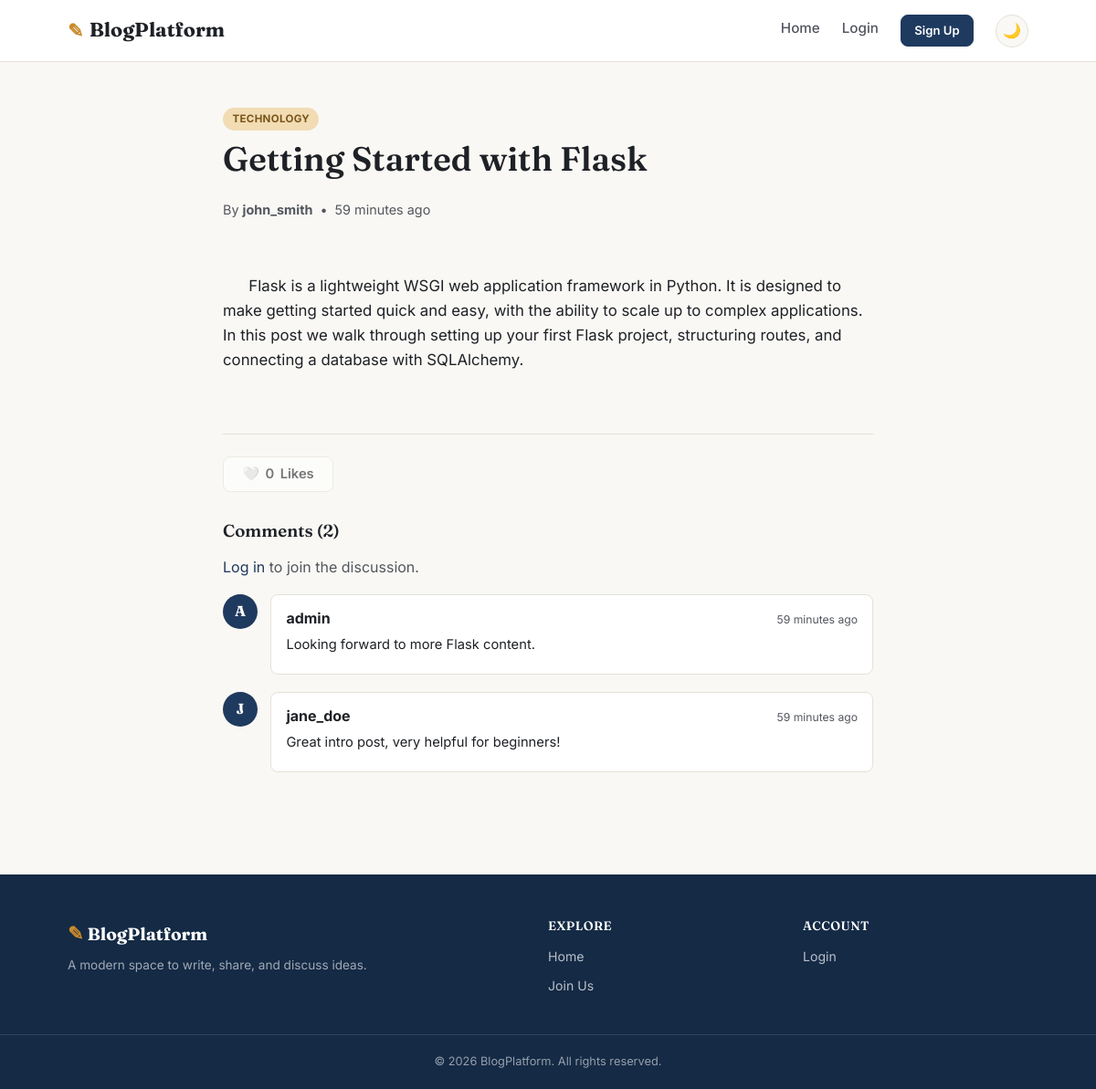
/posts/1, run on the app's committed database.
### models.py (models this page shows, shortened)
class BlogPost(db.Model):
    __tablename__ = "blog_posts"
    id = db.Column(db.Integer, primary_key=True)
    title = db.Column(db.String(200), nullable=False)
    content = db.Column(db.Text, nullable=False)
    category = db.Column(db.String(50), default="General", index=True)
    image_filename = db.Column(db.String(255), nullable=True)
    created_at = db.Column(db.DateTime, default=datetime.utcnow, index=True)
    updated_at = db.Column(db.DateTime, default=datetime.utcnow, onupdate=datetime.utcnow)
    user_id = db.Column(db.Integer, db.ForeignKey("users.id"), nullable=False)
    comments = db.relationship(
        "Comment", backref="post", lazy="dynamic", cascade="all, delete-orphan"
    )
    liked_by = db.relationship(
        "User", secondary=post_likes, backref=db.backref("liked_posts", lazy="dynamic")
    )
    @property
    def like_count(self):
        return len(self.liked_by)

class User(UserMixin, db.Model):
    __tablename__ = "users"
    id = db.Column(db.Integer, primary_key=True)
    username = db.Column(db.String(80), unique=True, nullable=False, index=True)
    email = db.Column(db.String(150), unique=True, nullable=False, index=True)
    password_hash = db.Column(db.String(255), nullable=False)
    bio = db.Column(db.String(500), default="")
    created_at = db.Column(db.DateTime, default=datetime.utcnow)
    posts = db.relationship(
        "BlogPost", backref="author", lazy="dynamic", cascade="all, delete-orphan"
    )
    comments = db.relationship(
        "Comment", backref="author", lazy="dynamic", cascade="all, delete-orphan"
    )

class Comment(db.Model):
    __tablename__ = "comments"
    id = db.Column(db.Integer, primary_key=True)
    content = db.Column(db.String(1000), nullable=False)
    created_at = db.Column(db.DateTime, default=datetime.utcnow)
    updated_at = db.Column(db.DateTime, default=datetime.utcnow, onupdate=datetime.utcnow)
    user_id = db.Column(db.Integer, db.ForeignKey("users.id"), nullable=False)
    post_id = db.Column(db.Integer, db.ForeignKey("blog_posts.id"), nullable=False)

### routes.py (the view)
@pages_bp.route("/posts/<int:post_id>")
def view_post(post_id):
    post = db.session.get(BlogPost, post_id)
    if post is None:
        abort(404)
    comments = post.comments.order_by(Comment.created_at.desc()).all()
    return render_template("post.html", post=post, comments=comments)

### templates/post.html (shortened to what this page needs)
{% extends "base.html" %}
{% block content %}
<div class="container narrow">
  <article class="single-post">
    <span class="badge">{{ post.category }}</span>
    <h1>{{ post.title }}</h1>
    <div class="single-post-meta">
      <span>By <strong>{{ post.author.username }}</strong></span>
      <span>&bull;</span>
      <span>{{ post.created_at | timeago }}</span>
    </div>
    <div class="single-post-content">
      {{ post.content }}
    </div>
    <div class="single-post-actions">
      <button class="btn like-btn {% if current_user.is_authenticated and current_user in post.liked_by %}liked{% endif %}"
              id="likeBtn" onclick="toggleLike({{ post.id }})" {% if not current_user.is_authenticated %}disabled title="Log in to like posts"{% endif %}>
        <span id="likeIcon">{% if current_user.is_authenticated and current_user in post.liked_by %}❤{% else %}🤍{% endif %}</span>
        <span id="likeCount">{{ post.like_count }}</span> Likes
      </button>
    </div>
  </article>
  <section class="comments-section">
    <h3>Comments (<span id="commentCount">{{ comments|length }}</span>)</h3>
    {% if current_user.is_authenticated %}
      <form id="commentForm" class="comment-form">
        <textarea id="commentContent" placeholder="Share your thoughts..." rows="3" required maxlength="1000"></textarea>
        <small class="form-error" id="commentError"></small>
        <button type="submit" class="btn btn-primary">Post Comment</button>
      </form>
    {% else %}
      <p class="text-muted">
        <a href="{{ url_for('pages.login_page') }}">Log in</a> to join the discussion.
      </p>
    {% endif %}
    <div class="comment-list" id="commentList">
      {% for comment in comments %}
      <div class="comment-item" data-comment-id="{{ comment.id }}">
        <div class="comment-avatar">{{ comment.author.username[0] | upper }}</div>
        <div class="comment-body">
          <div class="comment-header">
            <strong>{{ comment.author.username }}</strong>
            <span class="comment-time">{{ comment.created_at | timeago }}</span>
          </div>
          <p class="comment-content" id="commentContent-{{ comment.id }}">{{ comment.content }}</p>
        </div>
      </div>
      {% endfor %}
    </div>
  </section>
</div>
{% endblock %}

### static/css/style.css (style rules this page uses)
:root { --paper: #F9F8F4; --paper-raised: #FFFFFF; --ink: #1E2126; --ink-soft: #52565E; --line: #E4E1D8; --navy: #1F3A5F; --navy-deep: #142A45; --ochre: #C98A2C; --ochre-soft: #F1DCB4; --teal: #2F6E68; --teal-soft: #DCEBE8; --danger: #B3432B; --danger-soft: #F3DCD5; --success: #2F6E68; --success-soft: #DCEBE8; --radius-sm: 4px; --radius-md: 8px; --radius-lg: 14px; --shadow-sm: 0 1px 3px rgba(30, 33, 38, 0.08); --shadow-md: 0 6px 20px rgba(30, 33, 38, 0.10); --shadow-lg: 0 16px 40px rgba(30, 33, 38, 0.16); --font-display: "Fraunces", Georgia, serif; --font-body: "Inter", -apple-system, BlinkMacSystemFont, "Segoe UI", sans-serif; --nav-height: 68px; }
* { box-sizing: border-box; }
html { scroll-behavior: smooth; }
body { margin: 0; background: var(--paper); color: var(--ink); font-family: var(--font-body); line-height: 1.6; -webkit-font-smoothing: antialiased; transition: background 0.3s ease, color 0.3s ease; }
h1, h2, h3, h4 { font-family: var(--font-display); font-weight: 600; color: var(--ink); line-height: 1.2; margin: 0 0 0.6em; }
a { color: var(--navy); text-decoration: none; }
.container { max-width: 1100px; margin: 0 auto; padding: 0 1.5rem; }
.container.narrow { max-width: 760px; }
.text-muted { color: var(--ink-soft); }
.btn { display: inline-flex; align-items: center; justify-content: center; gap: 0.4rem; padding: 0.6rem 1.3rem; border-radius: var(--radius-md); border: 1px solid transparent; font-family: var(--font-body); font-weight: 600; font-size: 0.92rem; cursor: pointer; transition: all 0.18s ease; text-decoration: none; }
.badge { display: inline-block; align-self: flex-start; background: var(--ochre-soft); color: #7a5518; padding: 0.2rem 0.65rem; border-radius: 999px; font-size: 0.72rem; font-weight: 700; text-transform: uppercase; letter-spacing: 0.03em; }
.single-post { padding: 3rem 0 2rem; }
.single-post h1 { font-size: 2.3rem; margin-top: 0.6rem; }
.single-post-meta { color: var(--ink-soft); font-size: 0.9rem; display: flex; gap: 0.5rem; margin-bottom: 2rem; }
.single-post-content { font-size: 1.05rem; white-space: pre-wrap; color: var(--ink); }
.single-post-actions { display: flex; gap: 0.8rem; margin-top: 2.5rem; padding-top: 1.5rem; border-top: 1px solid var(--line); flex-wrap: wrap; }
.like-btn { background: var(--paper-raised); border: 1px solid var(--line); color: var(--ink); }
.like-btn:disabled { opacity: 0.6; cursor: not-allowed; }
.comments-section { padding-bottom: 4rem; }
.comment-list { display: flex; flex-direction: column; gap: 1.2rem; }
.comment-item { display: flex; gap: 0.9rem; }
.comment-avatar { width: 38px; height: 38px; border-radius: 50%; background: var(--navy); color: #fff; display: flex; align-items: center; justify-content: center; font-weight: 700; flex-shrink: 0; font-family: var(--font-display); }
.comment-body { flex: 1; background: var(--paper-raised); border: 1px solid var(--line); border-radius: var(--radius-md); padding: 0.8rem 1rem; }
.comment-header { display: flex; justify-content: space-between; align-items: baseline; margin-bottom: 0.3rem; }
.comment-time { font-size: 0.76rem; color: var(--ink-soft); }
.comment-content { margin: 0 0 0.4rem; font-size: 0.92rem; }

### data on the page
BlogPost: category "TECHNOLOGY", title "Getting Started with Flask", created_at "59 minutes ago", content "Flask is a lightweight WSGI web application framework in Python. It is designed to make getting started quick and easy, with the ability to scale up to complex applications. In this post we walk through setting up your first Flask project, structuring routes, and connecting a database with SQLAlchemy."
User: author.username "john_smith"
Comment: author "A", author.username "admin", created_at "59 minutes ago", content "Looking forward to more Flask content."
Comment: author "J", author.username "jane_doe", created_at "59 minutes ago", content "Great intro post, very helpful for beginners!"

### other printed values
{{ post.like_count }} "0"
{{ comments|length }} "2"
